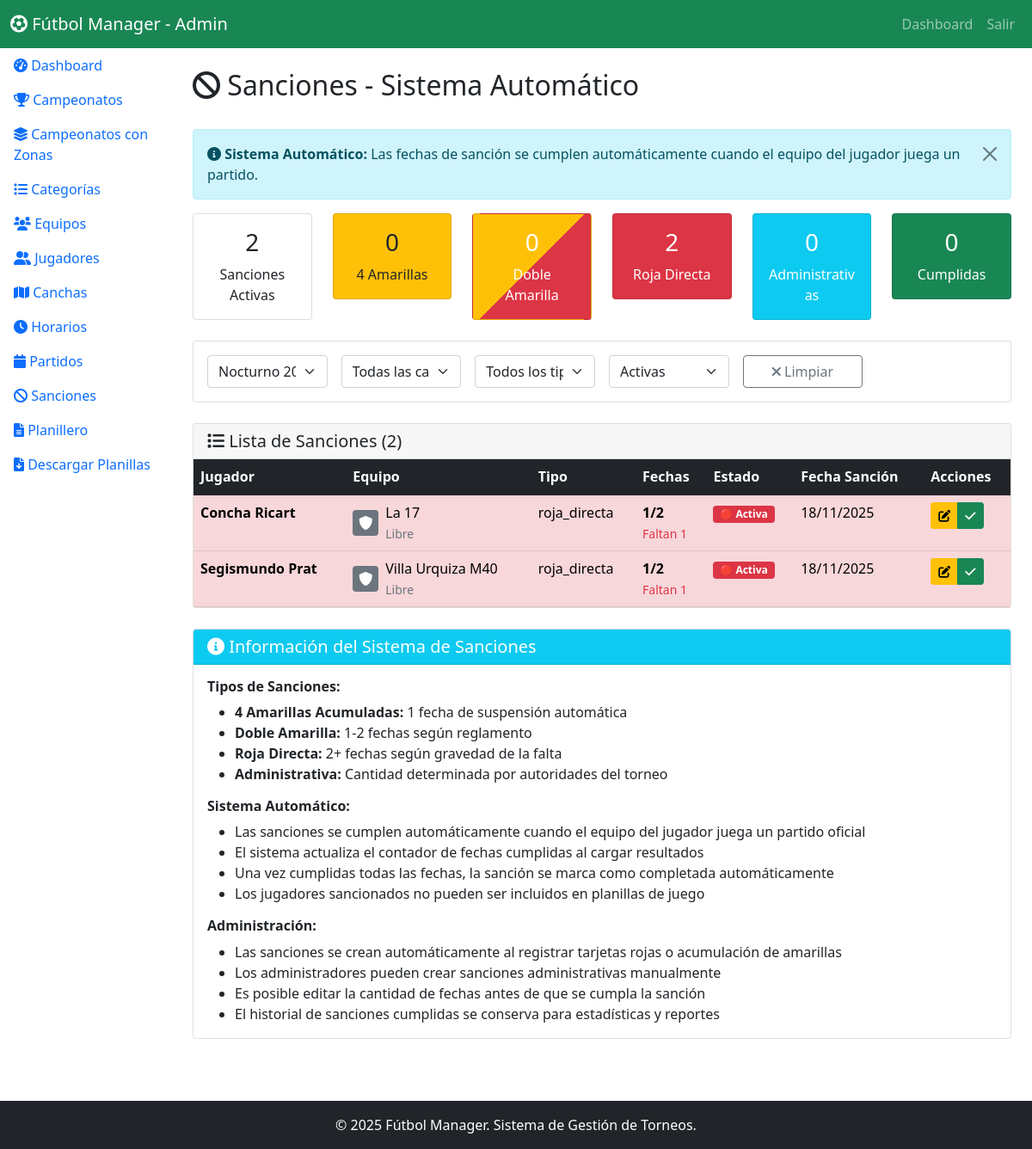
/admin/sanciones.php?campeonato=16, run on the app's committed database.
### tables this page shows
CREATE TABLE `sanciones` (
  `id` int(11) NOT NULL,
  `jugador_id` int(11) NOT NULL,
  `campeonato_id` int(11) DEFAULT NULL COMMENT 'ID del campeonato al que pertenece la sanción',
  `tipo_torneo` enum('normal','zona','eliminatoria') DEFAULT 'normal' COMMENT 'Tipo de torneo donde se aplica la sanción',
  `tipo` enum('amarillas_acumuladas','doble_amarilla','roja_directa','administrativa') NOT NULL,
  `partidos_suspension` int(11) NOT NULL,
  `partidos_cumplidos` int(11) DEFAULT 0,
  `descripcion` text DEFAULT NULL,
  `activa` tinyint(1) DEFAULT 1,
  `fecha_sancion` date NOT NULL,
  `partido_origen_id` int(11) DEFAULT NULL COMMENT 'ID del partido donde se generó la sanción. Las sanciones no se cumplen en el mismo partido donde se generaron.'
);

CREATE TABLE `jugadores` (
  `id` int(11) NOT NULL,
  `equipo_id` int(11) NOT NULL,
  `dni` varchar(20) NOT NULL,
  `apellido_nombre` varchar(150) NOT NULL,
  `fecha_nacimiento` date NOT NULL,
  `foto` varchar(255) DEFAULT NULL,
  `activo` tinyint(1) DEFAULT 1,
  `amarillas_acumuladas` int(11) DEFAULT 0,
  `created_at` timestamp NULL DEFAULT current_timestamp()
);

CREATE TABLE `equipos` (
  `id` int(11) NOT NULL,
  `categoria_id` int(11) NOT NULL,
  `nombre` varchar(100) NOT NULL,
  `logo` varchar(255) DEFAULT NULL,
  `color_camiseta` varchar(50) DEFAULT NULL,
  `director_tecnico` varchar(100) DEFAULT NULL,
  `activo` tinyint(1) DEFAULT 1,
  `created_at` timestamp NULL DEFAULT current_timestamp()
);

CREATE TABLE `categorias` (
  `id` int(11) NOT NULL,
  `campeonato_id` int(11) NOT NULL,
  `nombre` varchar(50) NOT NULL,
  `descripcion` text DEFAULT NULL,
  `activa` tinyint(1) DEFAULT 1
);

### admin/sanciones.php (the view, shortened to what the rows shown need)
<?php
$db = Database::getInstance()->getConnection();
$campeonato_id = $_GET['campeonato'] ?? null;
$filtro_estado = $_GET['estado'] ?? '';
$where_conditions = [];
$params = [];
$sql = "
    SELECT s.*, j.apellido_nombre, j.dni, e.nombre as equipo, e.logo as equipo_logo, c.nombre as categoria,
           (s.partidos_suspension - s.partidos_cumplidos) as fechas_restantes,
           CASE
               WHEN s.activa = 1 THEN 'Activa'
               ELSE 'Cumplida'
           END as estado_texto
    FROM sanciones s
    JOIN jugadores j ON s.jugador_id = j.id
    JOIN equipos e ON j.equipo_id = e.id
    JOIN categorias c ON e.categoria_id = c.id
";
if ($campeonato_id) {
    $where_conditions[] = "c.campeonato_id = ?";
    $params[] = $campeonato_id;
}
if ($filtro_estado === 'activa') {
    $where_conditions[] = "s.activa = 1";
} elseif ($filtro_estado === 'cumplida') {
    $where_conditions[] = "s.activa = 0";
} else {
    $where_conditions[] = "s.activa = 1";
}
if (!empty($where_conditions)) {
    $sql .= " WHERE " . implode(" AND ", $where_conditions);
}
$sql .= " ORDER BY s.fecha_sancion DESC, s.activa DESC";
$stmt = $db->prepare($sql);
$stmt->execute($params);
$sanciones = $stmt->fetchAll();
?>
<!DOCTYPE html>
<html lang="es">
<head>
    <link href="https://cdnjs.cloudflare.com/ajax/libs/bootstrap/5.1.3/css/bootstrap.min.css" rel="stylesheet">
    <link href="https://cdnjs.cloudflare.com/ajax/libs/font-awesome/6.0.0/css/all.min.css" rel="stylesheet">
    <link href="<?php echo SITE_URL; ?>assets/css/style.css" rel="stylesheet">
</head>
<body>
    <div class="container-fluid">
        <div class="row">
            <div class="col-md-9 col-lg-10 p-4">
                <div class="d-flex justify-content-between align-items-center mb-4">
                    <h2><i class="fas fa-ban"></i> Sanciones - Sistema Automático</h2>
                </div>
                <div class="card">
                    <div class="card-body p-0">
                        <?php if(empty($sanciones)): ?>
                            <div class="text-center p-4">
                                <i class="fas fa-ban fa-3x text-muted mb-3"></i>
                                <p class="text-muted">
                                    <?php if ($filtro_estado === 'cumplida'): ?>
                                        No hay sanciones cumplidas.
                                    <?php else: ?>
                                        No hay sanciones activas.
                                    <?php endif; ?>
                                </p>
                            </div>
                        <?php else: ?>
                            <div class="table-responsive">
                                <table class="table table-hover mb-0">
                                    <thead class="table-dark">
                                        <tr>
                                            <th>Jugador</th>
                                            <th>Equipo</th>
                                            <th>Tipo</th>
                                            <th>Fechas</th>
                                            <th>Estado</th>
                                            <th>Fecha Sanción</th>
                                            <th>Acciones</th>
                                        </tr>
                                    </thead>
                                    <tbody>
                                        <?php foreach($sanciones as $s): ?>
                                            <tr class="<?= $s['activa'] ? 'table-danger' : 'table-success' ?>">
                                                <td>
                                                    <strong><?= htmlspecialchars($s['apellido_nombre']) ?></strong><br>
                                                </td>
                                                <td>
                                                    <div class="d-flex align-items-center">
                                                        <?php if(!empty($s['equipo_logo'])): ?>
                                                            <img src="../uploads/<?= htmlspecialchars($s['equipo_logo']) ?>"
                                                                 alt="<?= htmlspecialchars($s['equipo']) ?>"
                                                                 class="me-2"
                                                                 style="width: 30px; height: 30px; object-fit: contain;">
                                                        <?php else: ?>
                                                            <div class="me-2 bg-secondary rounded d-flex align-items-center justify-content-center"
                                                                 style="width: 30px; height: 30px;">
                                                                <i class="fas fa-shield-alt text-white" style="font-size: 16px;"></i>
                                                            </div>
                                                        <?php endif; ?>
                                                        <div>
                                                            <?= htmlspecialchars($s['equipo']) ?><br>
                                                            <small class="text-muted"><?= htmlspecialchars($s['categoria']) ?></small>
                                                        </div>
                                                    </div>
                                                </td>
                                                <td>
                                                    <?php
                                                    $badges = [
                                                        'amarillas_acumuladas' => '<span class="badge bg-warning text-dark">🟨 4 Amarillas</span>',
                                                        'doble_amarilla' => '<span class="badge bg-danger">🟨🟥 Doble Amarilla</span>',
                                                        'roja_directa' => '<span class="badge bg-danger">🟥 Roja Directa</span>',
                                                        'administrativa' => '<span class="badge bg-info">📋 Administrativa</span>'
                                                    ];
                                                    echo $badges[$s['tipo']] ?? htmlspecialchars($s['tipo']);
                                                    ?>
                                                </td>
                                                <td>
                                                    <strong><?= min($s['partidos_cumplidos'], $s['partidos_suspension']) ?>/<?= $s['partidos_suspension'] ?></strong><br>
                                                    <?php if($s['fechas_restantes'] > 0): ?>
                                                        <small class="text-danger">Faltan <?= $s['fechas_restantes'] ?></small>
                                                    <?php else: ?>
                                                        <small class="text-success">✓ Cumplida</small>
                                                    <?php endif; ?>
                                                </td>
                                                <td>
                                                    <?php if($s['activa']): ?>
                                                        <span class="badge bg-danger">🔴 Activa</span>
                                                    <?php else: ?>
                                                        <span class="badge bg-success">✓ Cumplida</span>
                                                    <?php endif; ?>
                                                </td>
                                                <td><?= date('d/m/Y', strtotime($s['fecha_sancion'])) ?></td>
                                                <td>
                                                    <div class="btn-group" role="group">
                                                        <?php if($s['activa']): ?>
                                                            <button type="button" class="btn btn-sm btn-warning"
                                                                    onclick="editarSancion(<?= $s['id'] ?>, '<?= htmlspecialchars($s['apellido_nombre'], ENT_QUOTES) ?>', <?= $s['partidos_suspension'] ?>, <?= $s['partidos_cumplidos'] ?>, '<?= htmlspecialchars($s['descripcion'] ?? '', ENT_QUOTES) ?>', <?= $s['activa'] ?>)"
                                                                    title="Editar sanción">
                                                                <i class="fas fa-edit"></i>
                                                            </button>
                                                            <button type="button" class="btn btn-sm btn-success"
                                                                    onclick="cumplirFecha(<?= $s['id'] ?>, '<?= htmlspecialchars($s['apellido_nombre'], ENT_QUOTES) ?>', <?= $s['fechas_restantes'] ?>)"
                                                                    title="Cumplir fecha manualmente">
                                                                <i class="fas fa-check"></i>
                                                            </button>
                                                        <?php endif; ?>
                                                    </div>
                                                </td>
                                            </tr>
                                        <?php endforeach; ?>
                                    </tbody>
                                </table>
                            </div>
                        <?php endif; ?>
                    </div>
                </div>
            </div>
        </div>
    </div>
</body>
</html>

### data on the page
sanciones: jugador.apellido_nombre "Concha Ricart", equipos.nombre "La 17", categorias.nombre "Libre", tipo "roja_directa", partidos_cumplidos "1", partidos_suspension "2", fechas_restantes "1", activa "🔴 Activa", fecha_sancion "18/11/2025"
sanciones: jugador.apellido_nombre "Segismundo Prat", equipos.nombre "Villa Urquiza M40", categorias.nombre "Libre", tipo "roja_directa", partidos_cumplidos "1", partidos_suspension "2", fechas_restantes "1", activa "🔴 Activa", fecha_sancion "18/11/2025"

### other printed values
count(array_filter($sanciones, fn($s) => $s['activa'] == 1)) "2"
count(array_filter($sanciones, fn($s) => $s['activa'] == 0)) "0"
count($sanciones) "2"
form field campeonato "Nocturno 2026"
